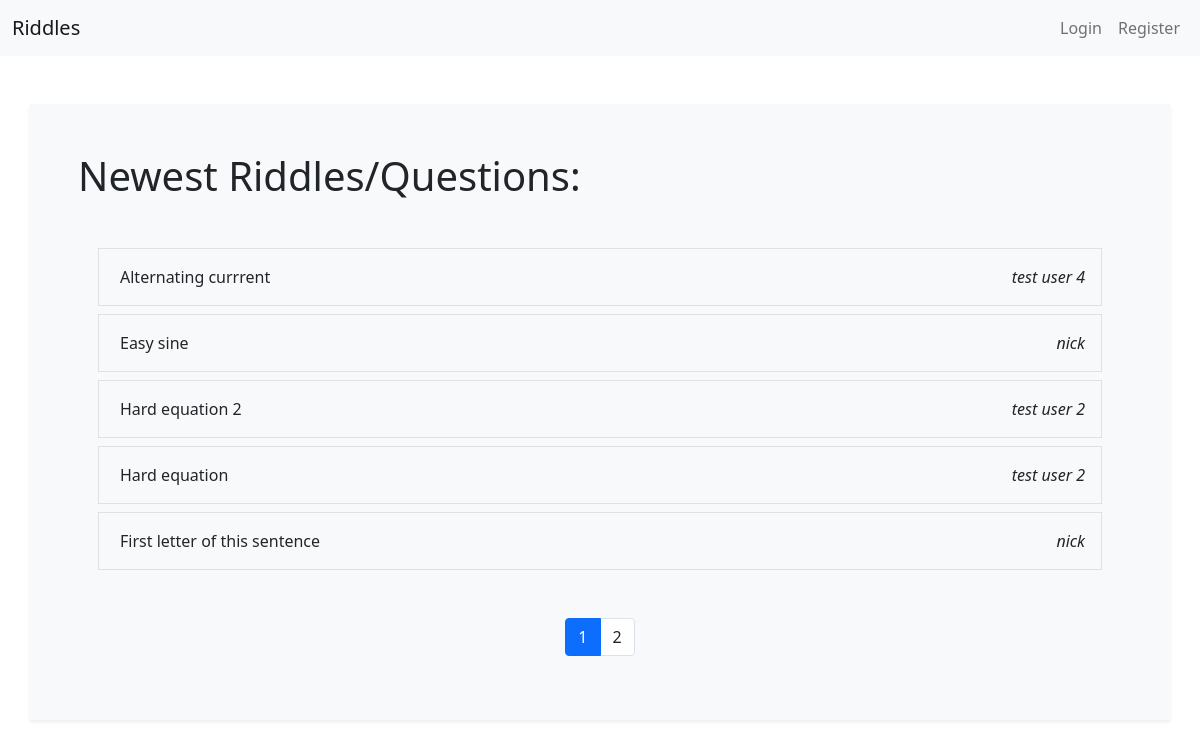
Before: / with the older database file.
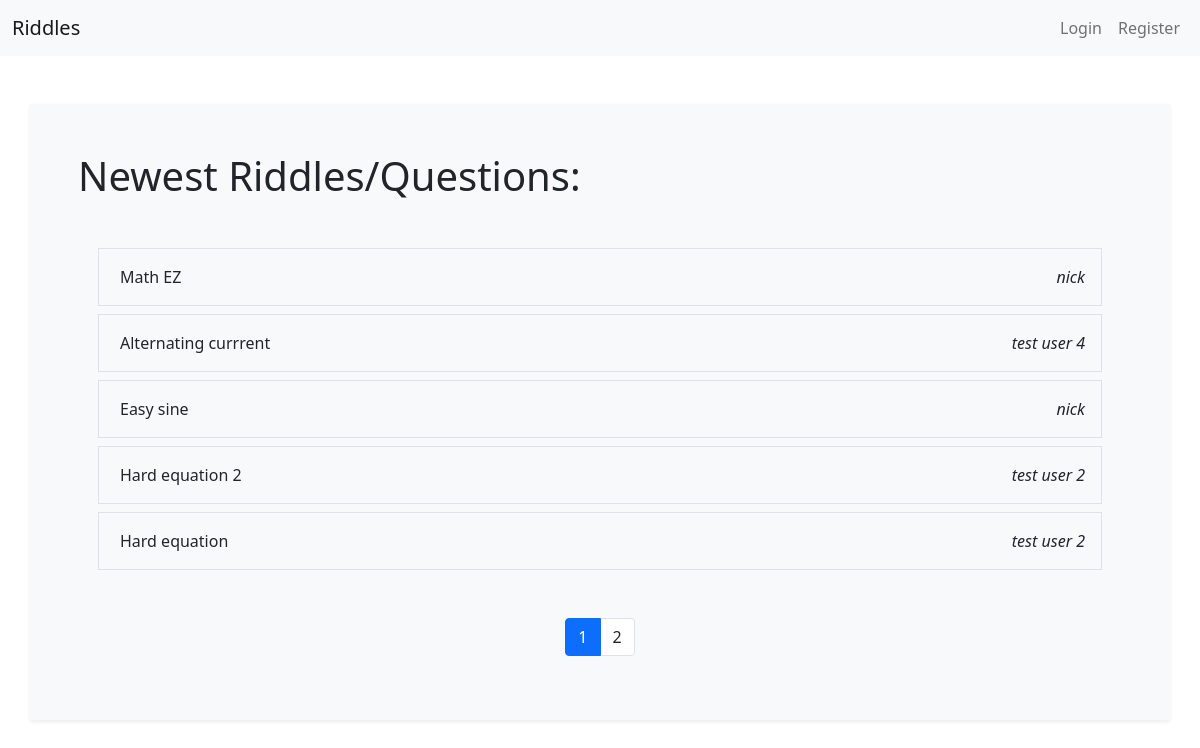
After: the same page with the newer database file.
### app.py (models this page shows)
class Riddle(db.Model):
    id = db.Column(db.Integer, primary_key=True, nullable=False, autoincrement=True)
    title = db.Column(db.String(250), nullable=False)
    content = db.Column(db.Text, nullable=False)
    date = db.Column(db.DateTime, nullable=False, default=datetime.utcnow)
    answers = db.relationship('Answer', backref='Riddle')
    author_id = db.Column(db.Integer, db.ForeignKey("user.id"), nullable=False)

class User(db.Model):
    id = db.Column(db.Integer, primary_key=True, autoincrement=True)
    username = db.Column(db.String(50))
    hash = db.Column(db.Text, nullable=False)
    riddles = db.relationship('Riddle', backref='author')
    finished_posts = db.relationship('Riddle', secondary=finished, backref='users')

### app.py (the view)
@app.route("/")
def index():
    posts = Riddle.query.order_by(desc(Riddle.date)).paginate(per_page=5)
    return render_template("index.html", pagination=posts, p=1)

### templates/index.html (shortened to what this page needs)
{% extends 'layout.html' %}
{% block body %}
    <div class="container shadow-sm bg-light p-5">
        <h1 class="mb-5">Newest Riddles/Questions:</h1>
        <div class="container mb-5">
            {% if pagination %}
            {% for riddle in pagination.items %}
                <div class="row align-items-center border m-2">
                    <div class="col-10 p-2">
                        <a class="btn link" href="{{url_for('question', riddle_id=riddle.id)}}">{{riddle.title}}</a>
                    </div>
                    <div class="col-2 p-2 text-right">
                        <em class="d-flex flex-row-reverse m-2">{{riddle.author.username}}</em>
                    </div>
                </div>
            {% endfor %}
            {% endif %}
        </div>
        <div class="container d-flex justify-content-center">
            <nav aria-label="Page navigation example">
                <ul class="pagination text-body">
                  {% for page in pagination.iter_pages(left_edge=0,right_edge=0, right_current=3) %}
                    {% if page %}
                        <li class="page-item{% if page == p %} active{% endif %}"
                        {% if page == p %}aria-current="page"{% endif %}><a class="page-link {% if page == p %}text-white{% else %}text-body{% endif %}" href="{{ url_for('page', page=page) }}">{{page}}</a></li>
                    {% endif %}
                    {% endfor %}
                </ul>
            </nav>
        </div>
    </div>
{% endblock %}

### templates/layout.html (shortened to what this page needs)
<!DOCTYPE html>
<html lang="en">
<head>
    <link href="https://cdn.jsdelivr.net/npm/bootstrap@5.0.0-beta1/dist/css/bootstrap.min.css" rel="stylesheet">
</head>
<body>
    <nav class="navbar navbar-expand-lg navbar-light bg-light mb-5">
        <div class="container-fluid">
          <a class="navbar-brand" href="{{url_for('index')}}">Riddles</a>
          <div class="collapse navbar-collapse" id="navbarSupportedContent">
            <div class="d-flex ml-auto">
                <ul class="navbar-nav me-auto mb-2 mb-lg-0">
                    {% if "user_id" in session %}
                        <li class="nav-item">
                            <a class="nav-link" href="{{url_for('create')}}">Create</a>
                        </li>
                        <li class="nav-item">
                            <a class="nav-link" href="{{url_for('logout')}}">Logout</a>
                        </li>
                    {% else %}
                        <li class="nav-item">
                            <a class="nav-link" href="{{url_for('login')}}">Login</a>
                        </li>
                        <li class="nav-item">
                            <a class="nav-link" href="{{url_for('register')}}">Register</a>
                        </li>
                    {% endif %}
                  </ul>
                </div>
          </div>
        </div>
      </nav>
    {% block body %}
    {% endblock %}
</body>
</html>

### templates/index.html (style rules this page uses)
.link { border-radius: 0%; }

Changed rows visible on the page:
no longer on this page (row unchanged): Riddle: title "First letter of this sentence", author.username "nick"
added Riddle: title "Math EZ", author.username "nick"
